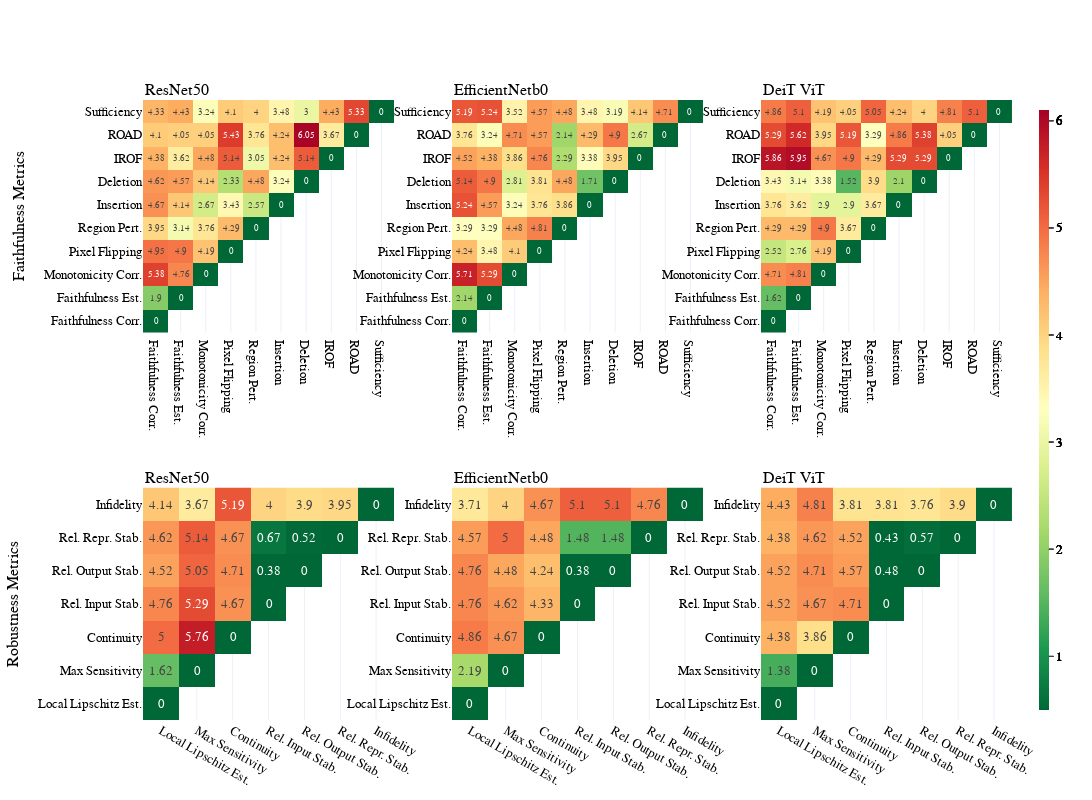

This figure's notebook cell:
### Code cell
import plotly.graph_objects as go
import plotly.express as px

colors = px.colors.qualitative.G10

fig = make_subplots(
    rows=2,
    cols=3,
    subplot_titles=["ResNet50","EfficientNetb0","DeiT ViT", "ResNet50","EfficientNetb0","DeiT ViT"],
    #column_widths=[0.7, 0.3],
)

for i in range(3):
    fig.add_trace(
        go.Heatmap(
            z=[dist_faith_resnet50,dist_faith_effnetb0,dist_faith_vit][i],
            x=metrics_faith,
            y=metrics_faith,
            texttemplate="%{z}",
            colorscale="RdYlGn",
            reversescale=True,
            zmin=0.5,
            zmax=6.1,
            colorbar=dict(ticks="outside", thickness=10),
        ),
        col = i + 1,
        row = 1

    )

for i in range(3):
    fig.add_trace(
        go.Heatmap(
            z=[dist_robust_resnet50,dist_robust_effnetb0,dist_robust_vit][i],
            x=metrics_robust,
            y=metrics_robust,
            texttemplate="%{z}",
            colorscale="RdYlGn",
            reversescale=True,
            zmin=0.5,
            zmax=6.1,
            colorbar=dict(ticks="outside", thickness=10),
        ),
        col = i + 1,
        row = 2

    )

fig.update_yaxes(showgrid=False)
fig.update_yaxes(title ="Faithfulness Metrics",row = 1, col = 1)
fig.update_yaxes(title ="Robustness Metrics",row = 2, col = 1)

fig.update_layout(
    font=dict(family="Helvetica", color="#000000", size=13),
    template="plotly_white",
    height=800,
    width=1600,
    title_font=dict(
        family="Helvetica",
        color="#000000",
        size= 14
    ),
)

fig = left_align_facet_plot_titles(fig)

fig.write_image(os.getcwd().split("src")[0] + "data/figures/meta_eval_dist.png", scale=3)
fig.show()

### Figure 1 — Plotly figure (JSON) as saved in the notebook; plotly's stock layout.template omitted (floating-point values rounded to 4 significant figures)
{"data": [{"colorbar": {"thickness": 10, "ticks": "outside"}, "colorscale": [[0, "rgb(165,0,38)"], [0.1, "rgb(215,48,39)"], [0.2, "rgb(244,109,67)"], [0.3, "rgb(253,174,97)"], [0.4, "rgb(254,224,139)"], [0.5, "rgb(255,255,191)"], [0.6, "rgb(217,239,139)"], [0.7, "rgb(166,217,106)"], [0.8, "rgb(102,189,99)"], [0.9, "rgb(26,152,80)"], [1, "rgb(0,104,55)"]], "reversescale": true, "texttemplate": "%{z}", "type": "heatmap", "x": ["Faithfulness Corr.", "Faithfulness Est.", "Monotonicity Corr.", "Pixel Flipping", "Region Pert.", "Insertion", "Deletion", "IROF", "ROAD", "Sufficiency"], "xaxis": "x", "y": ["Faithfulness Corr.", "Faithfulness Est.", "Monotonicity Corr.", "Pixel Flipping", "Region Pert.", "Insertion", "Deletion", "IROF", "ROAD", "Sufficiency"], "yaxis": "y", "z": [[0, null, null, null, null, null, null, null, null, null], [1.9, 0, null, null, null, null, null, null, null, null], [5.38, 4.76, 0, null, null, null, null, null, null, null], [4.95, 4.9, 4.19, 0, null, null, null, null, null, null], [3.95, 3.14, 3.76, 4.29, 0, null, null, null, null, null], [4.67, 4.14, 2.67, 3.43, 2.57, 0, null, null, null, null], [4.62, 4.57, 4.14, 2.33, 4.48, 3.24, 0, null, null, null], [4.38, 3.62, 4.48, 5.14, 3.05, 4.24, 5.14, 0, null, null], [4.1, 4.05, 4.05, 5.43, 3.76, 4.24, 6.05, 3.67, 0, null], [4.33, 4.43, 3.24, 4.1, 4, 3.48, 3, 4.43, 5.33, 0]], "zmax": 6.1, "zmin": 0.5}, {"colorbar": {"thickness": 10, "ticks": "outside"}, "colorscale": [[0, "rgb(165,0,38)"], [0.1, "rgb(215,48,39)"], [0.2, "rgb(244,109,67)"], [0.3, "rgb(253,174,97)"], [0.4, "rgb(254,224,139)"], [0.5, "rgb(255,255,191)"], [0.6, "rgb(217,239,139)"], [0.7, "rgb(166,217,106)"], [0.8, "rgb(102,189,99)"], [0.9, "rgb(26,152,80)"], [1, "rgb(0,104,55)"]], "reversescale": true, "texttemplate": "%{z}", "type": "heatmap", "x": ["Faithfulness Corr.", "Faithfulness Est.", "Monotonicity Corr.", "Pixel Flipping", "Region Pert.", "Insertion", "Deletion", "IROF", "ROAD", "Sufficiency"], "xaxis": "x2", "y": ["Faithfulness Corr.", "Faithfulness Est.", "Monotonicity Corr.", "Pixel Flipping", "Region Pert.", "Insertion", "Deletion", "IROF", "ROAD", "Sufficiency"], "yaxis": "y2", "z": [[0, null, null, null, null, null, null, null, null, null], [2.14, 0, null, null, null, null, null, null, null, null], [5.71, 5.29, 0, null, null, null, null, null, null, null], [4.24, 3.48, 4.1, 0, null, null, null, null, null, null], [3.29, 3.29, 4.48, 4.81, 0, null, null, null, null, null], [5.24, 4.57, 3.24, 3.76, 3.86, 0, null, null, null, null], [5.14, 4.9, 2.81, 3.81, 4.48, 1.71, 0, null, null, null], [4.52, 4.38, 3.86, 4.76, 2.29, 3.38, 3.95, 0, null, null], [3.76, 3.24, 4.71, 4.57, 2.14, 4.29, 4.9, 2.67, 0, null], [5.19, 5.24, 3.52, 4.57, 4.48, 3.48, 3.19, 4.14, 4.71, 0]], "zmax": 6.1, "zmin": 0.5}, {"colorbar": {"thickness": 10, "ticks": "outside"}, "colorscale": [[0, "rgb(165,0,38)"], [0.1, "rgb(215,48,39)"], [0.2, "rgb(244,109,67)"], [0.3, "rgb(253,174,97)"], [0.4, "rgb(254,224,139)"], [0.5, "rgb(255,255,191)"], [0.6, "rgb(217,239,139)"], [0.7, "rgb(166,217,106)"], [0.8, "rgb(102,189,99)"], [0.9, "rgb(26,152,80)"], [1, "rgb(0,104,55)"]], "reversescale": true, "texttemplate": "%{z}", "type": "heatmap", "x": ["Faithfulness Corr.", "Faithfulness Est.", "Monotonicity Corr.", "Pixel Flipping", "Region Pert.", "Insertion", "Deletion", "IROF", "ROAD", "Sufficiency"], "xaxis": "x3", "y": ["Faithfulness Corr.", "Faithfulness Est.", "Monotonicity Corr.", "Pixel Flipping", "Region Pert.", "Insertion", "Deletion", "IROF", "ROAD", "Sufficiency"], "yaxis": "y3", "z": [[0, null, null, null, null, null, null, null, null, null], [1.62, 0, null, null, null, null, null, null, null, null], [4.71, 4.81, 0, null, null, null, null, null, null, null], [2.52, 2.76, 4.19, 0, null, null, null, null, null, null], [4.29, 4.29, 4.9, 3.67, 0, null, null, null, null, null], [3.76, 3.62, 2.9, 2.9, 3.67, 0, null, null, null, null], [3.43, 3.14, 3.38, 1.52, 3.9, 2.1, 0, null, null, null], [5.86, 5.95, 4.67, 4.9, 4.29, 5.29, 5.29, 0, null, null], [5.29, 5.62, 3.95, 5.19, 3.29, 4.86, 5.38, 4.05, 0, null], [4.86, 5.1, 4.19, 4.05, 5.05, 4.24, 4, 4.81, 5.1, 0]], "zmax": 6.1, "zmin": 0.5}, {"colorbar": {"thickness": 10, "ticks": "outside"}, "colorscale": [[0, "rgb(165,0,38)"], [0.1, "rgb(215,48,39)"], [0.2, "rgb(244,109,67)"], [0.3, "rgb(253,174,97)"], [0.4, "rgb(254,224,139)"], [0.5, "rgb(255,255,191)"], [0.6, "rgb(217,239,139)"], [0.7, "rgb(166,217,106)"], [0.8, "rgb(102,189,99)"], [0.9, "rgb(26,152,80)"], [1, "rgb(0,104,55)"]], "reversescale": true, "texttemplate": "%{z}", "type": "heatmap", "x": ["Local Lipschitz Est.", "Max Sensitivity", "Continuity", "Rel. Input Stab.", "Rel. Output Stab.", "Rel. Repr. Stab.", "Infidelity"], "xaxis": "x4", "y": ["Local Lipschitz Est.", "Max Sensitivity", "Continuity", "Rel. Input Stab.", "Rel. Output Stab.", "Rel. Repr. Stab.", "Infidelity"], "yaxis": "y4", "z": [[0, null, null, null, null, null, null], [1.62, 0, null, null, null, null, null], [5, 5.76, 0, null, null, null, null], [4.76, 5.29, 4.67, 0, null, null, null], [4.52, 5.05, 4.71, 0.38, 0, null, null], [4.62, 5.14, 4.67, 0.67, 0.52, 0, null], [4.14, 3.67, 5.19, 4, 3.9, 3.95, 0]], "zmax": 6.1, "zmin": 0.5}, {"colorbar": {"thickness": 10, "ticks": "outside"}, "colorscale": [[0, "rgb(165,0,38)"], [0.1, "rgb(215,48,39)"], [0.2, "rgb(244,109,67)"], [0.3, "rgb(253,174,97)"], [0.4, "rgb(254,224,139)"], [0.5, "rgb(255,255,191)"], [0.6, "rgb(217,239,139)"], [0.7, "rgb(166,217,106)"], [0.8, "rgb(102,189,99)"], [0.9, "rgb(26,152,80)"], [1, "rgb(0,104,55)"]], "reversescale": true, "texttemplate": "%{z}", "type": "heatmap", "x": ["Local Lipschitz Est.", "Max Sensitivity", "Continuity", "Rel. Input Stab.", "Rel. Output Stab.", "Rel. Repr. Stab.", "Infidelity"], "xaxis": "x5", "y": ["Local Lipschitz Est.", "Max Sensitivity", "Continuity", "Rel. Input Stab.", "Rel. Output Stab.", "Rel. Repr. Stab.", "Infidelity"], "yaxis": "y5", "z": [[0, null, null, null, null, null, null], [2.19, 0, null, null, null, null, null], [4.86, 4.67, 0, null, null, null, null], [4.76, 4.62, 4.33, 0, null, null, null], [4.76, 4.48, 4.24, 0.38, 0, null, null], [4.57, 5, 4.48, 1.48, 1.48, 0, null], [3.71, 4, 4.67, 5.1, 5.1, 4.76, 0]], "zmax": 6.1, "zmin": 0.5}, {"colorbar": {"thickness": 10, "ticks": "outside"}, "colorscale": [[0, "rgb(165,0,38)"], [0.1, "rgb(215,48,39)"], [0.2, "rgb(244,109,67)"], [0.3, "rgb(253,174,97)"], [0.4, "rgb(254,224,139)"], [0.5, "rgb(255,255,191)"], [0.6, "rgb(217,239,139)"], [0.7, "rgb(166,217,106)"], [0.8, "rgb(102,189,99)"], [0.9, "rgb(26,152,80)"], [1, "rgb(0,104,55)"]], "reversescale": true, "texttemplate": "%{z}", "type": "heatmap", "x": ["Local Lipschitz Est.", "Max Sensitivity", "Continuity", "Rel. Input Stab.", "Rel. Output Stab.", "Rel. Repr. Stab.", "Infidelity"], "xaxis": "x6", "y": ["Local Lipschitz Est.", "Max Sensitivity", "Continuity", "Rel. Input Stab.", "Rel. Output Stab.", "Rel. Repr. Stab.", "Infidelity"], "yaxis": "y6", "z": [[0, null, null, null, null, null, null], [1.38, 0, null, null, null, null, null], [4.38, 3.86, 0, null, null, null, null], [4.52, 4.67, 4.71, 0, null, null, null], [4.52, 4.71, 4.57, 0.48, 0, null, null], [4.38, 4.62, 4.52, 0.43, 0.57, 0, null], [4.43, 4.81, 3.81, 3.81, 3.76, 3.9, 0]], "zmax": 6.1, "zmin": 0.5}], "layout": {"annotations": [{"font": {"size": 16}, "showarrow": false, "text": "ResNet50", "x": 0, "xanchor": "left", "xref": "paper", "y": 1, "yanchor": "bottom", "yref": "paper"}, {"font": {"size": 16}, "showarrow": false, "text": "EfficientNetb0", "x": 0.3556, "xanchor": "left", "xref": "paper", "y": 1, "yanchor": "bottom", "yref": "paper"}, {"font": {"size": 16}, "showarrow": false, "text": "DeiT ViT", "x": 0.7111, "xanchor": "left", "xref": "paper", "y": 1, "yanchor": "bottom", "yref": "paper"}, {"font": {"size": 16}, "showarrow": false, "text": "ResNet50", "x": 0, "xanchor": "left", "xref": "paper", "y": 0.375, "yanchor": "bottom", "yref": "paper"}, {"font": {"size": 16}, "showarrow": false, "text": "EfficientNetb0", "x": 0.3556, "xanchor": "left", "xref": "paper", "y": 0.375, "yanchor": "bottom", "yref": "paper"}, {"font": {"size": 16}, "showarrow": false, "text": "DeiT ViT", "x": 0.7111, "xanchor": "left", "xref": "paper", "y": 0.375, "yanchor": "bottom", "yref": "paper"}], "font": {"color": "#000000", "family": "Helvetica", "size": 13}, "height": 800, "title": {"font": {"color": "#000000", "family": "Helvetica", "size": 14}}, "width": 1600, "xaxis": {"anchor": "y", "domain": [0, 0.2889]}, "xaxis2": {"anchor": "y2", "domain": [0.3556, 0.6444]}, "xaxis3": {"anchor": "y3", "domain": [0.7111, 1]}, "xaxis4": {"anchor": "y4", "domain": [0, 0.2889]}, "xaxis5": {"anchor": "y5", "domain": [0.3556, 0.6444]}, "xaxis6": {"anchor": "y6", "domain": [0.7111, 1]}, "yaxis": {"anchor": "x", "domain": [0.625, 1], "showgrid": false, "title": {"text": "Faithfulness Metrics"}}, "yaxis2": {"anchor": "x2", "domain": [0.625, 1], "showgrid": false}, "yaxis3": {"anchor": "x3", "domain": [0.625, 1], "showgrid": false}, "yaxis4": {"anchor": "x4", "domain": [0, 0.375], "showgrid": false, "title": {"text": "Robustness Metrics"}}, "yaxis5": {"anchor": "x5", "domain": [0, 0.375], "showgrid": false}, "yaxis6": {"anchor": "x6", "domain": [0, 0.375], "showgrid": false}}}
